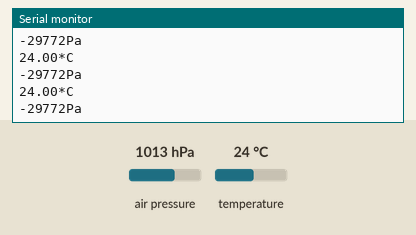
Simulated run of this sketch. Board: Arduino Uno, built with avr-gcc and run on an emulated ATmega328P. On the bench: the last lines printed to the serial monitor. The inputs (shaded band) are chosen by the test bench; at power-on: air pressure 1013 hPa, temperature 24 °C.

Above: at 1.3 s.
1.4 s: air pressure set to 952 hPa
At 1.84 s:
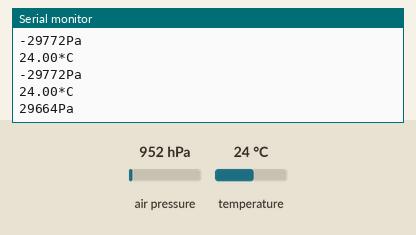
2.9 s: temperature set to 12 °C
At 3.35 s:
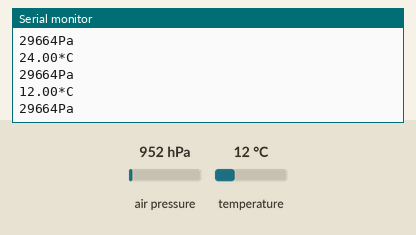
4.4 s: air pressure set to 975 hPa
At 4.87 s:
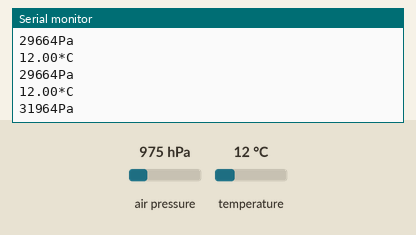
Timing chart, 0 to 7.4 s (numbered marks = the images above; inputs shaded):
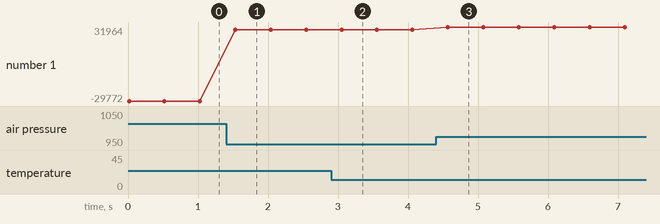

The sketch:

TempPressureSensor.ino
```cpp
#include <Wire.h>
#include <Adafruit_BMP085.h>

Adafruit_BMP085 bmp;
float temp;
int Pressure;
void setup(){
Serial.begin(9600);
bmp.begin();
}
void loop(){
 temp=bmp.readTemperature();
 Pressure=bmp.readPressure();
 Serial.print(temp);
 Serial.println( "*C");
 Serial.print(Pressure);
 Serial.println( "Pa");
delay(500);


}
```

Measured:
- after the input at 1.4 s, the serial monitor: prints a new line after 0.13 s (image 1)
- after the input at 2.9 s, the serial monitor: prints a new line after 0.14 s (image 2)
- after the input at 4.4 s, the serial monitor: prints a new line after 0.17 s (image 3)
- plotted number 1: -29772 → 29664 after the input at 1.4 s, 29664 → 31964 after the input at 4.4 s
